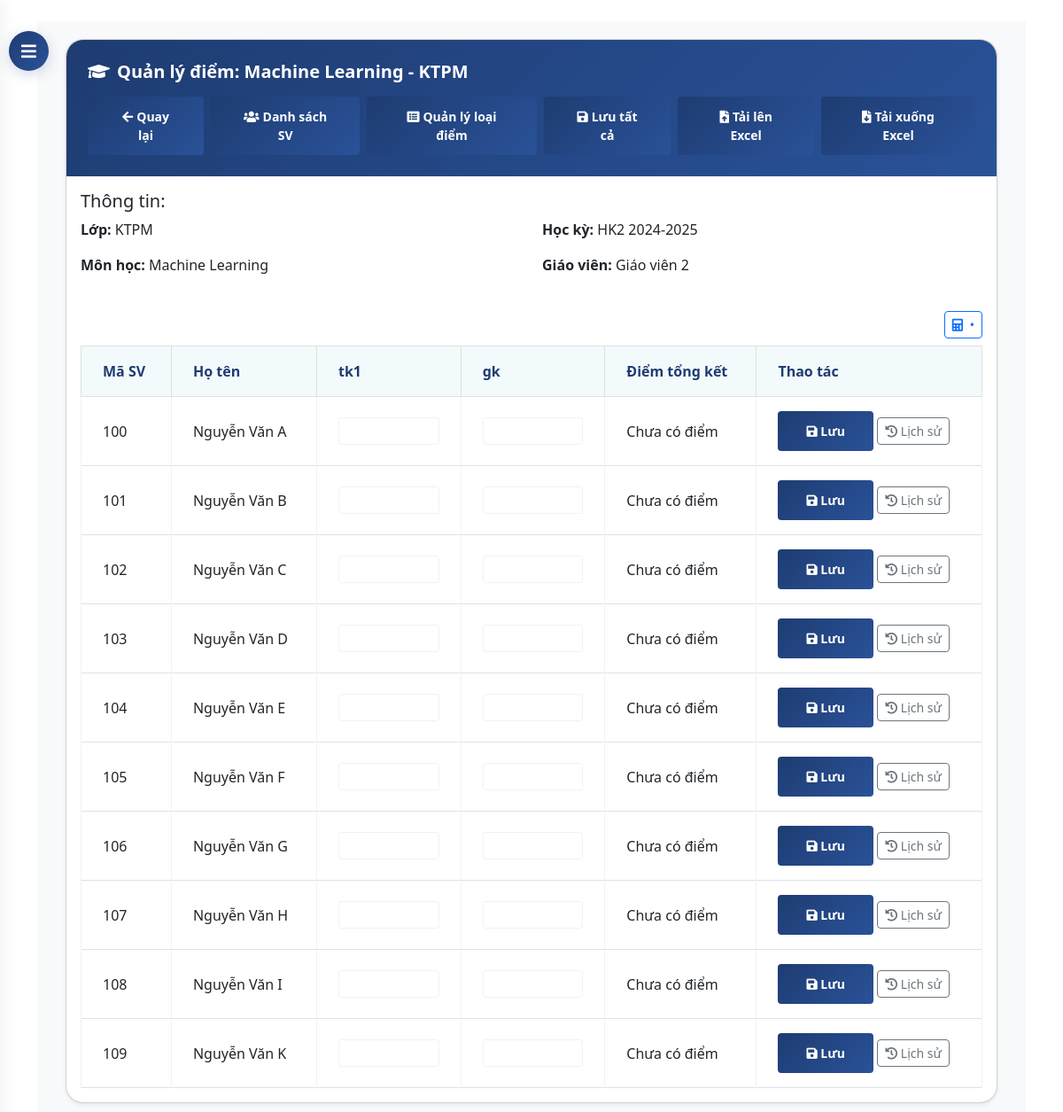
The app's page /teacher/assignments/21/grades/ (signed in) with its own data.
### core/models.py (models this page shows, shortened)
class TeacherAssignment(models.Model):
    teacher = models.ForeignKey(Teacher, on_delete=models.CASCADE)
    subject = models.ForeignKey(Subject, on_delete=models.CASCADE)
    classroom = models.ForeignKey(ClassRoom, on_delete=models.CASCADE)
    semester = models.ForeignKey(Semester, on_delete=models.CASCADE)
    class Meta:
        unique_together = ('teacher', 'subject', 'classroom', 'semester')

class Subject(models.Model):
    name = models.CharField(max_length=100)

class ClassRoom(models.Model):
    class_code = models.CharField(max_length=10)
    name = models.CharField(max_length=100)
    students = models.ManyToManyField('Student', related_name='classrooms')

class Semester(models.Model):
    name = models.CharField(max_length=50)  # e.g., "HK1 2022-2023"
    start_date = models.DateField()
    end_date = models.DateField()
    is_active = models.BooleanField(default=True)

class Teacher(models.Model):
    user = models.OneToOneField(User, on_delete=models.CASCADE)
    phone = models.CharField(max_length=15, blank=True, null=True)
    date_of_birth = models.DateField(blank=True, null=True)
    address = models.TextField(blank=True, null=True)
    is_active = models.BooleanField(default=True)
    fcm_token = models.TextField(blank=True, null=True)

class GradeType(models.Model):
    name = models.CharField(max_length=50)  # e.g., "Điểm miệng", "Điểm 15p", "Điểm thi"

class Student(models.Model):
    student_id = models.CharField(max_length=20, unique=True)
    name = models.CharField(max_length=100)
    phone = models.CharField(max_length=15, blank=True, null=True)
    user = models.OneToOneField(User, on_delete=models.SET_NULL, null=True, blank=True)

### core/views.py (the view, shortened to what this page needs)
# urls.py: path('teacher/assignments/<int:assignment_id>/grades/', views.class_grades, name='class_grades'),
@login_required
@user_passes_test(is_teacher)
def class_grades(request, assignment_id):
    assignment = get_object_or_404(TeacherAssignment, id=assignment_id)
    if request.user.teacher != assignment.teacher:
        messages.error(request, 'Bạn không có quyền truy cập vào trang này.')
        return redirect('teacher_dashboard')
    students = assignment.classroom.students.all().order_by('student_id')
    grade_types = GradeType.objects.all().order_by('id')
    student_grades = {}
    for student in students:
        student_grades[student.id] = {
            'student': student,
            'grades': {}
        }
        for grade_type in grade_types:
            student_grades[student.id]['grades'][grade_type.id] = {
                'id': None,
                'value': None,
                'created_at': None,
                'updated_at': None
            }
    grades = Grade.objects.filter(
        teacher_assignment=assignment
    ).select_related('student', 'grade_type')
    upload_form = GradeUploadForm()
    context = {
        'assignment': assignment,
        'students': students,
        'grade_types': grade_types,
        'student_grades': student_grades,
        'upload_form': upload_form,
    }
    return render(request, 'core/teacher/class_grades.html', context)

### core/forms.py
class GradeUploadForm(forms.Form):
    excel_file = forms.FileField(
        label='Chọn file Excel',
        widget=forms.FileInput(attrs={'class': 'form-control', 'accept': '.xlsx, .xls'})
    )
    grade_type = forms.ModelChoiceField(
        queryset=GradeType.objects.all(),
        label='Loại điểm',
        required=False,
        widget=forms.Select(attrs={'class': 'form-control'})
    )

### core/templatetags/custom_filters.py (called while the page is built)
@register.filter
def get_item(dictionary, key):
    if dictionary is None:
        return None
    try:
        result = dictionary.get(key)
        return result
    except Exception as e:
        logger.error(f"Error in get_item filter: {e}, dictionary: {type(dictionary)}, key: {key}")
        return None

@register.filter
def default_if_none(value, default=""):
    if value is None:
        return default
    return value

### core/views.py (called while the page is built)
def is_teacher(user):
    return hasattr(user, 'teacher')

### templates/core/teacher/class_grades.html (shortened to what this page needs)
{% extends 'base.html' %}
{% load custom_filters %}
{% block content %}
            <button id="sidebarCollapse">
                <i class="fas fa-bars"></i>
            </button>
<div id="content">
    <div class="container-fluid">
        <div class="card shadow-sm">
            <div class="card-header bg-white py-3">
                <div class="d-flex flex-column">
                    <h5 class="mb-3 text-primary fw-bold">
                        <i class="fas fa-graduation-cap me-2"></i>Quản lý điểm: {{ assignment.subject.name }} - {{ assignment.classroom.name }}
                    </h5>
                    <div class="d-flex align-items-center gap-2">
                        <a href="{% url 'teacher_dashboard' %}" class="btn btn-primary btn-sm">
                            <i class="fas fa-arrow-left me-1"></i>Quay lại
                        </a>
                        <a href="{% url 'teacher_class_students' assignment.id %}" class="btn btn-primary btn-sm">
                            <i class="fas fa-users me-1"></i>Danh sách SV
                        </a>
                        <a href="{% url 'manage_grade_types' assignment.id %}" class="btn btn-primary btn-sm">
                            <i class="fas fa-list-alt me-1"></i>Quản lý loại điểm
                        </a>
                        <button id="saveAllBtn" class="btn btn-primary btn-sm">
                            <i class="fas fa-save me-1"></i>Lưu tất cả
                        </button>
                        <a href="{% url 'upload_grades' assignment.id %}" class="btn btn-primary btn-sm">
                            <i class="fas fa-file-upload me-1"></i>Tải lên Excel
                        </a>
                        <a href="{% url 'download_grades' assignment.id %}" class="btn btn-primary btn-sm">
                            <i class="fas fa-file-download me-1"></i>Tải xuống Excel
                        </a>
                    </div>
                </div>
            </div>
            <div class="card-body">
                <div class="mb-4">
                    <h5>Thông tin:</h5>
                    <div class="row">
                        <div class="col-md-6">
                            <p><strong>Lớp:</strong> {{ assignment.classroom.name }}</p>
                            <p><strong>Môn học:</strong> {{ assignment.subject.name }}</p>
                        </div>
                        <div class="col-md-6">
                            <p><strong>Học kỳ:</strong> {{ assignment.semester.name }}</p>
                            <p><strong>Giáo viên:</strong> {{ assignment.teacher.user.get_full_name }}</p>
                        </div>
                    </div>
                </div>
                {% if students %}
                    <div class="d-flex justify-content-end mb-2">
                        <button type="button" class="btn btn-sm btn-outline-primary" id="customFormulaBtn" data-bs-toggle="modal" data-bs-target="#formulaModal">
                            <i class="fas fa-calculator"></i>
                            <span class="formula-active-indicator d-none ms-1">•</span>
                        </button>
                    </div>
                    <div class="table-responsive">
                        <table class="table table-hover table-bordered">
                            <thead class="table-light">
                                <tr>
                                    <th>Mã SV</th>
                                    <th>Họ tên</th>
                                    {% for grade_type in grade_types %}
                                        <th>
                                            <span class="grade-header-name"
                                                  data-grade-type-id="{{ grade_type.id }}"
                                                  data-grade-type-name="{{ grade_type.name }}"
                                                  style="cursor: pointer;"
                                                  title="Nhấn để thêm vào công thức">
                                                {{ grade_type.name }}
                                            </span>
                                        </th>
                                    {% endfor %}
                                    <th class="average-grade">
                                        <span>Điểm tổng kết</span>
                                    </th>
                                    <th>Thao tác</th>
                                </tr>
                            </thead>
                            <tbody>
                                {% for student in students %}
                                    <tr class="student-row" data-student-id="{{ student.id }}">
                                        <td>{{ student.student_id }}</td>
                                        <td>{{ student.name }}</td>
                                        {% for grade_type in grade_types %}
                                            <td>
                                                {% with student_grade=student_grades|get_item:student.id|get_item:'grades'|get_item:grade_type.id %}
                                                    <div class="input-group input-group-sm">
                                                        <input type="number"
                                                               class="form-control grade-input"
                                                               min="0"
                                                               max="10"
                                                               step="0.1"
                                                               value="{{ student_grade.value }}"
                                                               data-student-id="{{ student.id }}"
                                                               data-grade-type-id="{{ grade_type.id }}"
                                                               data-grade-id="{{ student_grade.id|default_if_none:'' }}"
                                                               data-original-value="{{ student_grade.value }}"
                                                               data-version="1"
                                                        >
                                                    </div>
                                                {% endwith %}
                                            </td>
                                        {% endfor %}
                                        <td class="average-grade">
                                            <span class="average-value" data-student-id="{{ student.id }}">-</span>
                                        </td>
                                        <td>
                                            <button class="btn btn-sm btn-primary btn-save-row">
                                                <i class="fas fa-save"></i> Lưu
                                            </button>
                                            <button class="btn btn-sm btn-outline-secondary view-history" data-student-id="{{ student.id }}">
                                                <i class="fas fa-history"></i> Lịch sử
                                            </button>
                                        </td>
                                    </tr>
                                {% endfor %}
                            </tbody>
                        </table>
                    </div>
                {% else %}
                    <div class="alert alert-info">
                        <i class="fas fa-info-circle me-2"></i>Không có sinh viên nào trong lớp này.
                    </div>
                {% endif %}
            </div>
        </div>
    </div>
</div>
{% endblock %}

### templates/base.html (style rules this page uses)
:root { --navbar-bg: #0d47a1; --navbar-hover: rgba(255, 255, 255, 0.1); }

### templates/core/teacher/class_grades.html (style rules this page uses)
:root { --primary-gradient: linear-gradient(135deg, #1e3c72 0%, #2a5298 100%); --secondary-gradient: linear-gradient(135deg, #2193b0 0%, #6dd5ed 100%); --accent-gradient: linear-gradient(45deg, #ff6b6b, #ff8e8e); --success-gradient: linear-gradient(45deg, #2ecc71, #27ae60); --primary-color: #1e3c72; --text-light: rgba(255, 255, 255, 0.8); }
.table { margin: 0; }
.table th { border-top: none; color: #1e3c72; font-weight: 600; padding: 1rem 1.5rem; background: rgba(33, 147, 176, 0.05); }
.table td { padding: 1rem 1.5rem; vertical-align: middle; border-color: rgba(0,0,0,0.05); }
#sidebarCollapse { position: fixed; top: 35px; left: 10px; z-index: 999; border: none; background: var(--primary-gradient); color: white; padding: 12px 15px; border-radius: 50%; cursor: pointer; transition: all 0.3s; box-shadow: 0 4px 15px rgba(30, 60, 114, 0.2); width: 45px; height: 45px; display: flex; align-items: center; justify-content: center; }
#sidebarCollapse i { font-size: 1.2rem; transition: transform 0.3s ease; }
#content { transition: all 0.3s cubic-bezier(0.4, 0, 0.2, 1); margin-left: 0; padding: 20px; background: #f8f9fa; min-height: 100vh; }
.form-control { border: 1px solid rgba(0,0,0,0.05); padding: 0.75rem 1rem; font-size: 1rem; transition: all 0.3s ease; }
.btn-primary { background: var(--primary-gradient); border: none; padding: 0.75rem 2rem; font-weight: 600; transition: all 0.3s ease; }
.card { border-radius: 20px; background: white; box-shadow: 0 8px 30px rgba(0,0,0,0.08); overflow: hidden; transition: all 0.3s ease; }
.card-header { background: var(--primary-gradient) !important; padding: 1.5rem !important; border: none; }
.card-header h5 { color: white !important; font-size: 1.25rem; margin: 0; }

### records on screen
TeacherAssignment: subject.name "Machine Learning", classroom.name "KTPM", semester.name "HK2 2024-2025", teacher.user.get_full_name "Giáo viên 2"
GradeType: name "tk1"
GradeType: name "gk"
Student: student_id "100", name "Nguyễn Văn A"
Student: student_id "101", name "Nguyễn Văn B"
Student: student_id "102", name "Nguyễn Văn C"
Student: student_id "103", name "Nguyễn Văn D"
Student: student_id "104", name "Nguyễn Văn E"
Student: student_id "105", name "Nguyễn Văn F"
Student: student_id "106", name "Nguyễn Văn G"
Student: student_id "107", name "Nguyễn Văn H"
Student: student_id "108", name "Nguyễn Văn I"
Student: student_id "109", name "Nguyễn Văn K"
